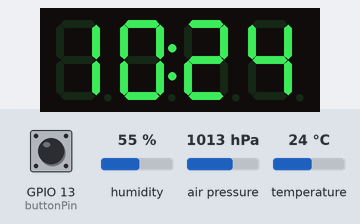
The sketch below on a simulated ESP8266 (Wemos D1 mini). Parts: 4-digit seven-segment display. The inputs (shaded band) are chosen by the test bench; at power-on: GPIO 13 (buttonPin) HIGH, humidity 55 %, air pressure 1013 hPa, temperature 24 °C. WiFi joins after 1.5 s; servers stay silent unless stated; the local clock reads 2024-03-15 10:24:30 at power-on unless the sketch sets it; what the sketch prints to the serial monitor is not drawn.

Above: at 16.2 s.
16.3 s: GPIO 13 (buttonPin) pulled LOW for 0.15 s
At 17.5 s:
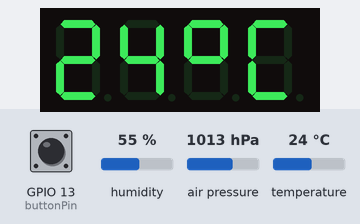
17.9 s: GPIO 13 (buttonPin) pulled LOW for 1 s
At 18.15 s:
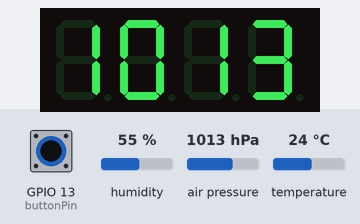
Timing chart, 0 to 20.9 s (numbered marks = the images above; inputs shaded):
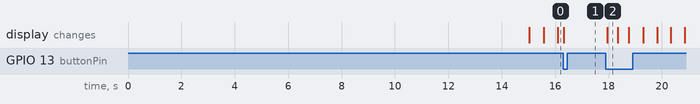

Measured:
- after the input at 16.3 s, the display: changes at once (image 1)
- after the input at 17.9 s, the display: changes after 0.05 s (image 2)
- what the display in image 2 shows lasts 0.4 s, from 18.0 s to 18.4 s

The sketch:

THP_sensor_comp.ino
```cpp
#include <ESP8266WiFi.h>
#include <time.h>
#include <Wire.h>
#include <Adafruit_Sensor.h>
#include <Adafruit_BME280.h>
#include <TM1637Display.h>

/*WiFi*/
const char* ssid="..."; //name of WiFi network
const char* password="...";//WiFi password
int connectingTime=15000;
bool WiFiStatus=1;

/*NTP server*/
const char* MY_TZ="CET-1CEST,M3.5.0/02,M10.5.0/03"; //defining TZ and DST
const char* MY_NTP_SERVER="pool.ntp.org"; //name of ntp server

/*Clock*/
int hour;
int minute;
int colonPreviousMillis;
bool colonStatus;
uint8_t colon=0b01000000;
int colonDelay=500;
uint8_t error[]=
{
  SEG_G, //"-"
  SEG_G, //"-"
  SEG_G, //"-"
  SEG_G  //"-"
};

/*Display module - 4dig 7seg (TM1637)*/
#define CLK 14 //D5 for WeMos D1 mini
#define DIO 12 //D6 for WeMos D1 mini
TM1637Display display(CLK, DIO); //initialize display
int displayBrightness=1; // set display brightness from 0 (lowest brightness) to 7 (highest brightness)
const uint8_t celsiusDegrees[]=
{
  SEG_A|SEG_B|SEG_F|SEG_G,  //degree symbol
  SEG_A|SEG_F|SEG_E|SEG_D   //Celsius symbol
};

/*BME280 - temperature, pressure and humidity sensor*/
Adafruit_BME280 bme; //set I2C (SCL=D1, SDA=D2 for WeMos D1 mini)
float temp, temp_m0, temp_m1, temp_err;
int press, press_m0, press_m1, press_err;
float hum, hum_m0, hum_m1, hum_err;
int stab_time=3600000; //stabilization time set to 1 hour
bool compen=0; //flag for compensation process

/*Button*/
const int buttonPin=13; //D7 for WeMos D1 mini
int buttonState;
int buttonMode=0;
int buttonDelay=400;
unsigned long buttonPreviousMillis;


void setup()
{
  Serial.begin(115200);

  /*BME280 check*/
  if (!bme.begin(0x76))
  {
    Serial.println("Could not find a valid BME280 sensor");
    while (1);
  }

  /*Record initial data from BME280 sensor*/
  getBME280Data();
  temp_m0=temp;
  press_m0=press;
  hum_m0=hum;

  /*Connecting to WiFi*/
  Serial.print("Connecting WiFi ");
  WiFi.begin(ssid,password);
  while (millis()<connectingTime)
  {
    delay(500);
    Serial.print(".");
  }
  if(WiFi.status()==WL_CONNECTED)
  {
    Serial.println("");
    Serial.print("Connected: "); Serial.println(WiFi.localIP());
  }
  else
  {
    Serial.println("");
    Serial.print("Wifi not connencted");
    WiFiStatus=0;
  }

  /*NTP configuration*/
  configTime(MY_TZ, MY_NTP_SERVER);

  /*Button configuration*/
  pinMode(buttonPin,INPUT_PULLUP);

  /*display brightness setting*/
  display.setBrightness(displayBrightness);
}

void loop()
{
  getButtonMode();
  getTime();
  getBME280Data_compen();
  displayInfo();
}

void displayInfo()
{
  if(buttonMode==0)
  {
    if(WiFiStatus==1)
    {
      display.showNumberDecEx(hour,colon,true,2,0);
      display.showNumberDec(minute,true,2,2);
      if(millis()-colonPreviousMillis>colonDelay)
      {
        colonStatus=!colonStatus;
        colonPreviousMillis=millis();
      }
      colonStatus ? colon=0b01000000 : colon=0b00000000;
    }
    else if(WiFiStatus==0)
    {
      display.setSegments(error,4,0);
    }
  }
  if(buttonMode==1)
  {
    display.showNumberDec(temp,false,2,0);
    display.setSegments(celsiusDegrees,2,2);
  }
  else if(buttonMode==2)
  {
    display.showNumberDec(press,false);
  }
  else if(buttonMode==3)
  {
    display.showNumberDec(hum,false);
  }
}

void getButtonMode()
{
  buttonState=digitalRead(buttonPin);

  if(buttonState==0 && millis()-buttonPreviousMillis>buttonDelay)
  {
    if(buttonMode<3)
    {
      buttonMode++;
    }
    else
    {
      buttonMode=0;
    }
    buttonPreviousMillis=millis();
  }
}

void getBME280Data()
{
  temp=bme.readTemperature();
  press=bme.readPressure()/100; //convert to hPa
  hum=bme.readHumidity();
}

void getBME280Data_compen()
{
  if(millis()>stab_time)
  {
    getBME280Data();
    if(compen==0)
    {
      /*read BME280 data after stabilization time*/
      temp_m1=temp;
      press_m1=press;
      hum_m1=hum;

      /*calculating measurement error*/
      temp_err=temp_m1-temp_m0;
      press_err=press_m1-press_m0;
      hum_err=hum_m1-hum_m0;

      compen=1; //change flag to stop reapeading code
    }
    /*getting compensated values of temp, press and hum*/
    temp=temp-temp_err;
    press=press-press_err;
    hum=hum-hum_err;
  }
}

void getTime()
{
  time_t now;                 // Unix epoch time, number of seconds that have elapsed since January 1, 1970
  tm tm;                      // transform time information into a tm structure that split time into seconds, minutes, hours, days, months, years, day of week, day of year

  time(&now);                 // read the current time
  localtime_r(&now, &tm);     // update the structure tm with the current time

  hour=tm.tm_hour;            // hour [0-23]
  minute=tm.tm_min;           // minute [0-59]
}
```
